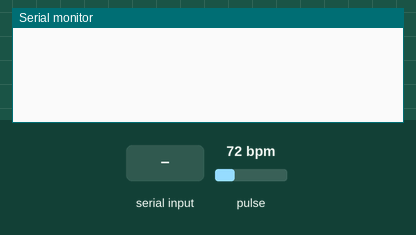
Simulated run of this sketch. Board: Arduino Uno, built with avr-gcc and run on an emulated ATmega328P. Parts: the last lines printed to the serial monitor. The inputs (shaded band) are chosen by the test bench; at power-on: pulse 72 bpm.

Above: at 1.2 s.
1.3 s: "INFO" received over Serial
At 3.5 s:
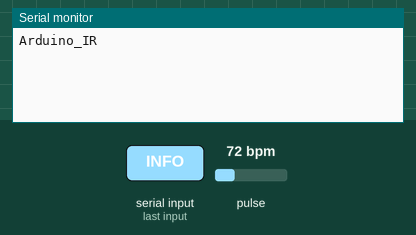
3.8 s: "START" received over Serial
At 4.93 s:
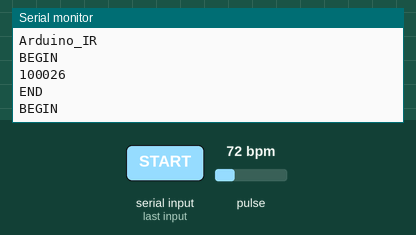
Timing chart, 0 to 6.8 s (numbered marks = the images above; inputs shaded):
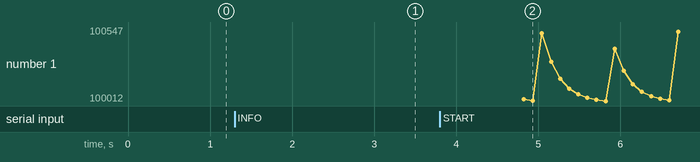

Measured:
- after the input at 1.3 s, the serial monitor: prints a new line after 1.0 s (image 1)
- after the input at 3.8 s, the serial monitor: prints a new line after 1.0 s (image 2)

The sketch:

AnalogReadIRSerial.ino
```cpp
// variazione sull programma esempio `AnalogReadSerial.ino`
//
// il programma legge con frequenza prefissata il valore di ir
// invia i dati attraverso la seriale, implementando l'interfaccia dei sensori radar.
//
// in questo caso non scegliamo esattamente la frequenza di campionamento, ma controlliamo
// il delay tra una acquisizione e l'altra
#include <Wire.h>
#include "MAX30105.h"

enum class State {
		WAITING,
		READING
};

const char* name = "Arduino_IR";
State state;
MAX30105 sensor;


void setup() {
		Wire.begin();

		if (not sensor.begin(Wire)) {
				name = "Arduino_IR (n/a)";
		}

		sensor.setup();
		sensor.setPulseAmplitudeIR(0x0A);
		sensor.setPulseAmplitudeRed(0x0A);

		Serial.begin(9600);
		state = State::WAITING;
		while(!Serial);
}


void loop() {
		switch (state) {
				case State::WAITING:
						if (Serial.available() > 0) {
								// lo so che usare l'oggetto String è estremamente
								// inefficiente, ma è un modo veloce di realizzare
								// la funzionalità
								String res = Serial.readString();
								res.trim();

								if (res == "INFO") {
										Serial.println(name);
								} else if (res == "START") {
										state = State::READING;
								}
						}

						break;

				case State::READING:
						const long ir = sensor.getIR();

						Serial.println("BEGIN");
						Serial.println(ir);
						Serial.println("END");

						if (Serial.available() > 0) {
								String res = Serial.readString();
								res.trim();

								if (res == "STOP") {
										state = State::WAITING;
								}
						}

						delay(100);
						break;
		}
}
```
